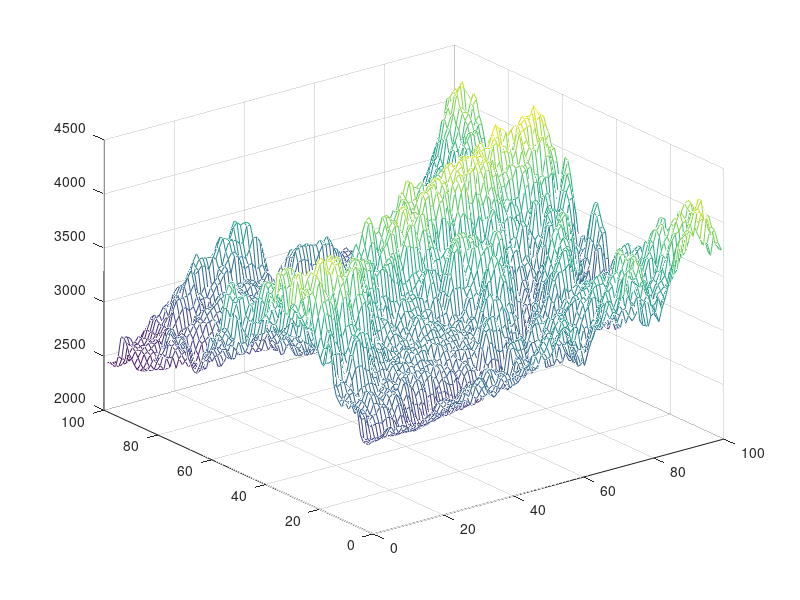

MATLAB code for this plot:
% function Makedata()

% make data of map
load("TerrainData.mat")

% define the 3D map array
max_x = 100;
max_y = 100;
max_z = 50;

cut_data = Final_Data(301:400 , 101:200);

mesh(double(cut_data));

min_final_data = min(min(cut_data));

for i = 1:max_x
    for j = 1:max_y
        new_data(i,j) = ceil((cut_data(i,j) - min_final_data)/100); 
        display_data(i,j) = (cut_data(i,j) - min_final_data)/100;
    end
end

% map matrix initialization
    % space value = 0 obstacle value = 1
map = zeros(max_x , max_y , max_z);

for i = 1:max_x
    for j = 1:max_y
        z_date = new_data(i,j);
        for z = 1:z_date
            map(i,j,z) = 1;
        end
    end
end

save('Makedata','max_x',"max_y",'max_z','map','display_data','Final_Data')







